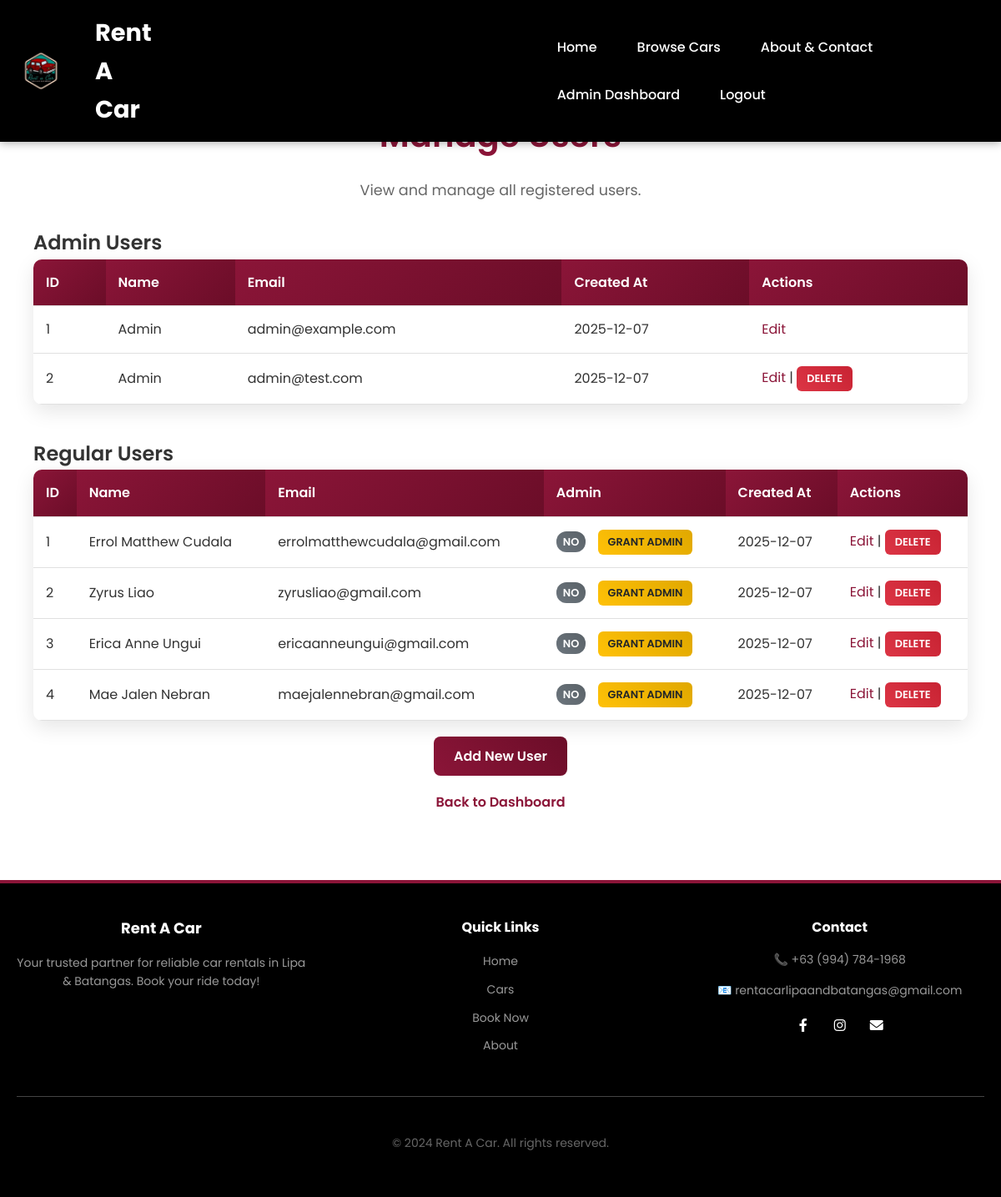
The app's page /admin/users (signed in) with its own data.
### models.py (models this page shows)
class User(UserMixin, db.Model):
    id = db.Column(db.Integer, primary_key=True)  # Unique user ID
    name = db.Column(db.String(100), nullable=False)  # Full name
    email = db.Column(db.String(100), unique=True, nullable=False)  # Email address (must be unique)
    password = db.Column(db.String(200), nullable=False)  # Hashed password
    is_admin = db.Column(db.Boolean, default=False)  # Is this user an admin?
    created_at = db.Column(db.DateTime, default=datetime.utcnow)  # Account creation date

### app.py (the view)
@app.route('/admin/users')
@admin_required
def admin_users():
    users = User.query.filter_by(is_admin=False).all()
    admins = User.query.filter_by(is_admin=True).all()
    return render_template('admin_users.html', users=users, admins=admins)

### app.py (called while the page is built)
@login_manager.user_loader
def load_user(user_id):
    return db.session.get(User, int(user_id))

def admin_required(f):
    @wraps(f)
    def decorated_function(*args, **kwargs):
        if not current_user.is_authenticated or not current_user.is_admin:
            flash('Access denied. Admin privileges required.', 'danger')
            return redirect(url_for('home'))
        return f(*args, **kwargs)
    return decorated_function

### templates/admin_users.html (shortened to what this page needs)
{% extends 'base.html' %}
{% block content %}
<div class="admin-users">
    <h1>Manage Users</h1>
    <p>View and manage all registered users.</p>
    <h2 style="margin-top: 30px; color: #333;">Admin Users</h2>
    {% if admins %}
    <table class="users-table">
        <thead>
            <tr>
                <th>ID</th>
                <th>Name</th>
                <th>Email</th>
                <th>Created At</th>
                <th>Actions</th>
            </tr>
        </thead>
        <tbody>
            {% for admin in admins %}
            <tr>
                <td>{{ loop.index }}</td>
                <td>{{ admin.name }}</td>
                <td>{{ admin.email }}</td>
                <td>{{ admin.created_at.strftime('%Y-%m-%d') }}</td>
                <td>
                    <a href="{{ url_for('admin_edit_user', user_id=admin.id) }}" class="action-link">Edit</a>
                    {% if admin.id != current_user.id %}
                     | <form method="POST" action="{{ url_for('admin_delete_user', user_id=admin.id) }}" style="display:inline;" onsubmit="return confirm('Are you sure you want to delete this admin?');">
                        <button type="submit" class="users-delete-btn">Delete</button>
                    </form>
                    {% endif %}
                </td>
            </tr>
            {% endfor %}
        </tbody>
    </table>
    {% else %}
    <p>No admin users found.</p>
    {% endif %}
    <h2 style="margin-top: 40px; color: #333;">Regular Users</h2>
    {% if users %}
    <table class="users-table">
        <thead>
            <tr>
                <th>ID</th>
                <th>Name</th>
                <th>Email</th>
                <th>Admin</th>
                <th>Created At</th>
                <th>Actions</th>
            </tr>
        </thead>
        <tbody>
            {% for user in users %}
            <tr>
                <td>{{ loop.index }}</td>
                <td>{{ user.name }}</td>
                <td>{{ user.email }}</td>
                <td>
                    {% if user.is_admin %}
                        <span class="admin-badge">Yes</span>
                        {% if user.id != current_user.id %}
                            <button class="toggle-admin-btn" data-user-id="{{ user.id }}" data-action="revoke">Revoke Admin</button>
                        {% endif %}
                    {% else %}
                        <span class="user-badge">No</span>
                        <button class="toggle-admin-btn" data-user-id="{{ user.id }}" data-action="grant">Grant Admin</button>
                    {% endif %}
                </td>
                <td>{{ user.created_at.strftime('%Y-%m-%d') }}</td>
                <td>
                    <a href="{{ url_for('admin_edit_user', user_id=user.id) }}" class="action-link">Edit</a> |
                    <form method="POST" action="{{ url_for('admin_delete_user', user_id=user.id) }}" style="display:inline;" onsubmit="return confirm('Are you sure you want to delete this user?');">
                        <button type="submit" class="users-delete-btn">Delete</button>
                    </form>
                </td>
            </tr>
            {% endfor %}
        </tbody>
    </table>
    {% else %}
    <p>No users found.</p>
    {% endif %}
    <div class="add-user-link">
        <a href="{{ url_for('admin_add_user') }}" class="adminusers-action-btn">Add New User</a>
    </div>
    <div class="users-back-link">
        <a href="{{ url_for('admin_dashboard') }}">Back to Dashboard</a>
    </div>
</div>
{% endblock %}

### static/css/global.css (style rules this page uses)
body { font-family: 'Poppins', sans-serif; margin: 0; padding: 0; padding-top: 70px; background-color: #FFFFFF; color: #333333; line-height: 1.6; scrollbar-width: thin; scrollbar-color: #8B1538 #E8E8E8; }
h1, h2, h3, h4 { margin: 0; font-weight: 600; }
a { text-decoration: none; color: #8B1538; }

### static/css/index.css (style rules this page uses)
:root { --primary-color: #8B1538; --primary-dark: #6B0D28; --text-dark: #1E1E1E; --text-light: #666666; --bg-light: #F5F5F5; --white: #FFFFFF; }

### static/css/admin_users.css (style rules this page uses)
.admin-users { max-width: 1200px; margin: 0 auto; padding: 20px; }
.admin-users h1 { color: #8B1538; margin-bottom: 20px; font-size: 2.5em; text-align: center; }
.admin-users p { text-align: center; color: #666; margin-bottom: 30px; font-size: 1.1em; }
.add-user-link { text-align: center; margin-bottom: 30px; }
.add-user-link .adminusers-action-btn { background: linear-gradient(45deg, #8B1538, #6B0D28); color: white; padding: 12px 24px; text-decoration: none; border-radius: 8px; font-weight: 600; transition: all 0.3s ease; }
.users-table { width: 100%; border-collapse: collapse; background: white; border-radius: 10px; overflow: hidden; box-shadow: 0 8px 25px rgba(0,0,0,0.1); margin-bottom: 30px; }
.users-table th, .users-table td { padding: 15px; text-align: left; border-bottom: 1px solid #e0e0e0; }
.users-table th { background: linear-gradient(135deg, #8B1538, #6B0D28); color: white; font-weight: 600; font-size: 1em; }
.users-table td { color: #333; }
.user-badge { background: linear-gradient(45deg, #6c757d, #5a6268); color: white; padding: 4px 8px; border-radius: 12px; font-size: 0.8em; font-weight: 600; text-transform: uppercase; }
.toggle-admin-btn { background: linear-gradient(45deg, #ffc107, #e0a800); color: #212529; border: none; padding: 6px 12px; border-radius: 6px; font-size: 0.8em; font-weight: 600; cursor: pointer; transition: all 0.3s ease; text-transform: uppercase; margin-left: 10px; }
.users-delete-btn { background: linear-gradient(45deg, #dc3545, #c82333); color: white; border: none; padding: 6px 12px; border-radius: 6px; font-size: 0.8em; font-weight: 600; cursor: pointer; transition: all 0.3s ease; text-transform: uppercase; }
.users-back-link { text-align: center; margin-top: 30px; }
.users-back-link a { color: #8B1538; text-decoration: none; font-weight: 600; transition: color 0.3s ease; }

### templates/base.html (style rules this page uses)
* { font-family: 'Poppins', system-ui, sans-serif; }

### records on screen
User: name "Admin", email "admin@example.com", created_at "2025-12-07"
User: name "Admin", email "admin@test.com", created_at "2025-12-07"
User: name "Errol Matthew Cudala", email "errolmatthewcudala@gmail.com", created_at "2025-12-07"
User: name "Zyrus Liao", email "zyrusliao@gmail.com", created_at "2025-12-07"
User: name "Erica Anne Ungui", email "ericaanneungui@gmail.com", created_at "2025-12-07"
User: name "Mae Jalen Nebran", email "maejalennebran@gmail.com", created_at "2025-12-07"
